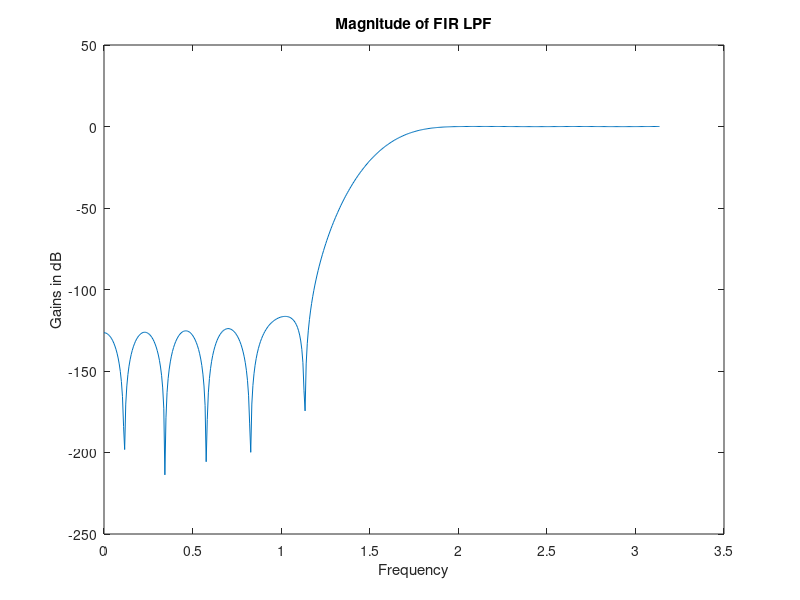

Reproduce this figure in MATLAB.
clc;
clear all;
close all;
n=25;
wc=0.5;

b=fir1(n,wc,'high');
[h,w]=freqz(b,1);
m=20*log(abs(h));

plot(w,m);
xlabel('Frequency');
ylabel('Gains in dB');
title('Magnitude of FIR LPF');